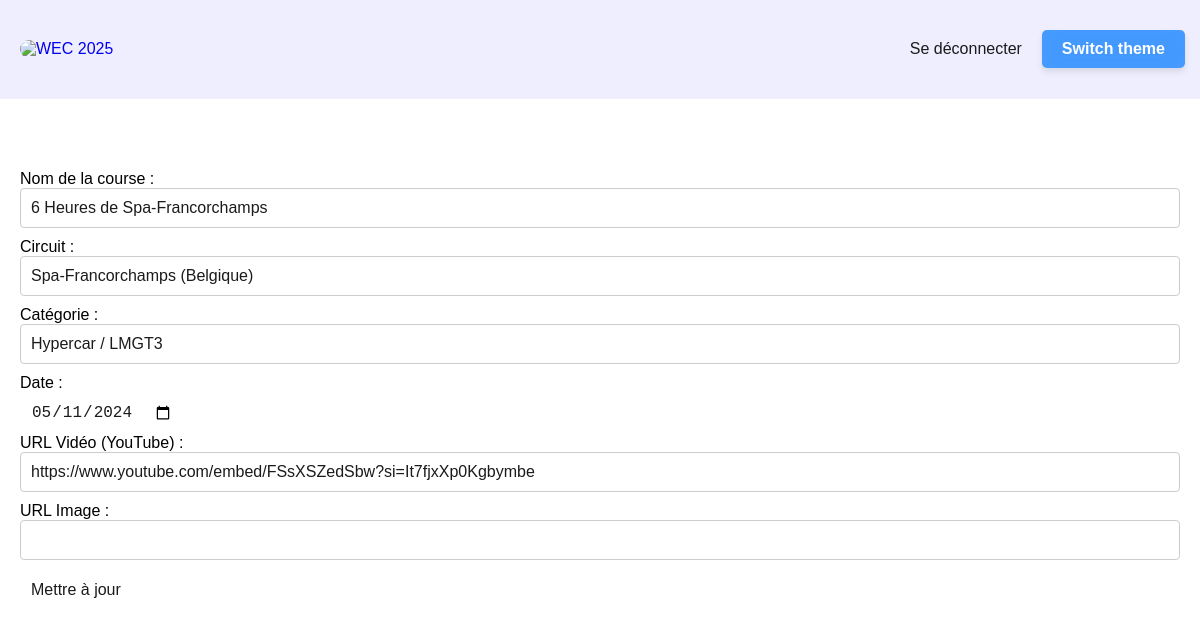
Screenshot of /edit_race.php?id=23 (signed in) with the database file from the repository.
### tables this page shows
CREATE TABLE IF NOT EXISTS `races` (
  `id` int NOT NULL AUTO_INCREMENT,
  `race_name` varchar(100) NOT NULL,
  `circuit` varchar(100) NOT NULL,
  `category` varchar(50) NOT NULL,
  `race_date` date NOT NULL,
  `video_url` text,
  `image_url` text,
  PRIMARY KEY (`id`)
);

### config.php (called while the page is built)
<?php
class Database
{
    private $host = 'localhost';
    private $dbname = 'WEC_2025';
    private $user = 'root';
    private $pass = '';
    private $pdo;
    public function __construct()
    {
        try {
            $this->pdo = new PDO("mysql:host={$this->host};dbname={$this->dbname}", $this->user, $this->pass);
            $this->pdo->setAttribute(PDO::ATTR_ERRMODE, PDO::ERRMODE_EXCEPTION);
            $this->pdo->setAttribute(PDO::ATTR_DEFAULT_FETCH_MODE, PDO::FETCH_ASSOC);
        } catch (PDOException $e) {
            echo "Database connection failed: " . $e->getMessage();
            exit;
        }
    }
    public function getConnection()
    {
        return $this->pdo;
    }
}

### race.php (called while the page is built, shortened)
<?php
require_once 'config.php';
class Race
{
    private $pdo;
    public function __construct()
    {
        $db = new Database();
        $this->pdo = $db->getConnection();
    }
    public function getRaceById($id)
    {
        $stmt = $this->pdo->prepare("SELECT * FROM races WHERE id = ?");
        $stmt->execute([$id]);
        return $stmt->fetch();
    }
}

### racecontroller.php (called while the page is built, shortened)
<?php
require_once 'race.php';
class RaceController
{
    private $raceModel;
    public function __construct()
    {
        $this->raceModel = new Race();
    }
    public function getRaceById($id)
    {
        return $this->raceModel->getRaceById($id);
    }
}

### edit_race.php (the view, shortened to what this page needs)
<?php
require_once 'RaceController.php';
$raceController = new RaceController();
$race = null;
if (isset($_GET['id'])) {
    $id = intval($_GET['id']);
    $race = $raceController->getRaceById($id);
}
?>
<?php require "header.php";
?>
<?php if ($race): ?>
    <form method="post" action="">
        <label for="raceName">Nom de la course :</label><br>
        <input type="text" name="raceName" value="<?= htmlspecialchars($race['race_name'] ?? '') ?>" required><br>
        <label for="circuit">Circuit :</label><br>
        <input type="text" name="circuit" value="<?= htmlspecialchars($race['circuit'] ?? '') ?>" required><br>
        <label for="category">Catégorie :</label><br>
        <input type="text" name="category" value="<?= htmlspecialchars($race['category'] ?? '') ?>" required><br>
        <label for="raceDate">Date :</label><br>
        <input type="date" name="raceDate" value="<?= htmlspecialchars($race['race_date'] ?? '') ?>" required><br>
        <label for="videoUrl">URL Vidéo (YouTube) :</label><br>
        <input type="text" name="videoUrl" value="<?= htmlspecialchars($race['video_url'] ?? '') ?>"><br>
        <label for="imageUrl">URL Image :</label><br>
        <input type="text" name="imageUrl" value="<?= htmlspecialchars($race['image_url'] ?? '') ?>"><br>
        <input type="submit" name="updateRace" value="Mettre à jour">
    </form>
<?php else: ?>
    <p>Course introuvable ou identifiant non spécifié.</p>
<?php endif; ?>
</body>
</html>

### styles.css (style rules this page uses)
:root { --background-color: rgba(255, 255, 255, 0.6); --text-color: #1b1b1b; --background-nav: rgba(200, 200, 255, 0.3); --menu-background: #e8e8e8; --burger-span: #111; --post-background-color: rgba(255, 255, 255, 0.4); --menu-toggle-background: rgba(0, 122, 255, 0.7); --menu-toggle-background-hover: rgba(32, 79, 130, 0.7); --search-background: rgba(255, 255, 255, 0.3); --glass-blur: 10px; --glass-border: rgba(255, 255, 255, 0.2); }
body { font-family: Arial, sans-serif; background-color: var(--background-color); margin: 0; padding: 20px; }
html { scroll-behavior: smooth; }
input { background: rgba(255, 255, 255, 0.2); backdrop-filter: blur(10px); border: 1px solid rgba(255, 255, 255, 0.3); border-radius: 10px; padding: 10px; color: var( --text-color ); font-size: 16px; outline: none; transition: all 0.3s ease; }
input[type="email"], input[type="password"], input[type="text"] { width: 100%; padding: 10px; margin-bottom: 10px; border: 1px solid #ccc; border-radius: 4px; box-sizing: border-box; }

### rows the page displays
races: raceName "6 Heures de Spa-Francorchamps", circuit "Spa-Francorchamps (Belgique)", category "Hypercar / LMGT3", raceDate "05/11/2024", videoUrl "https://www.youtube.com/embed/FSsXSZedSbw?si=It7fjxXp0Kgbymbe"
